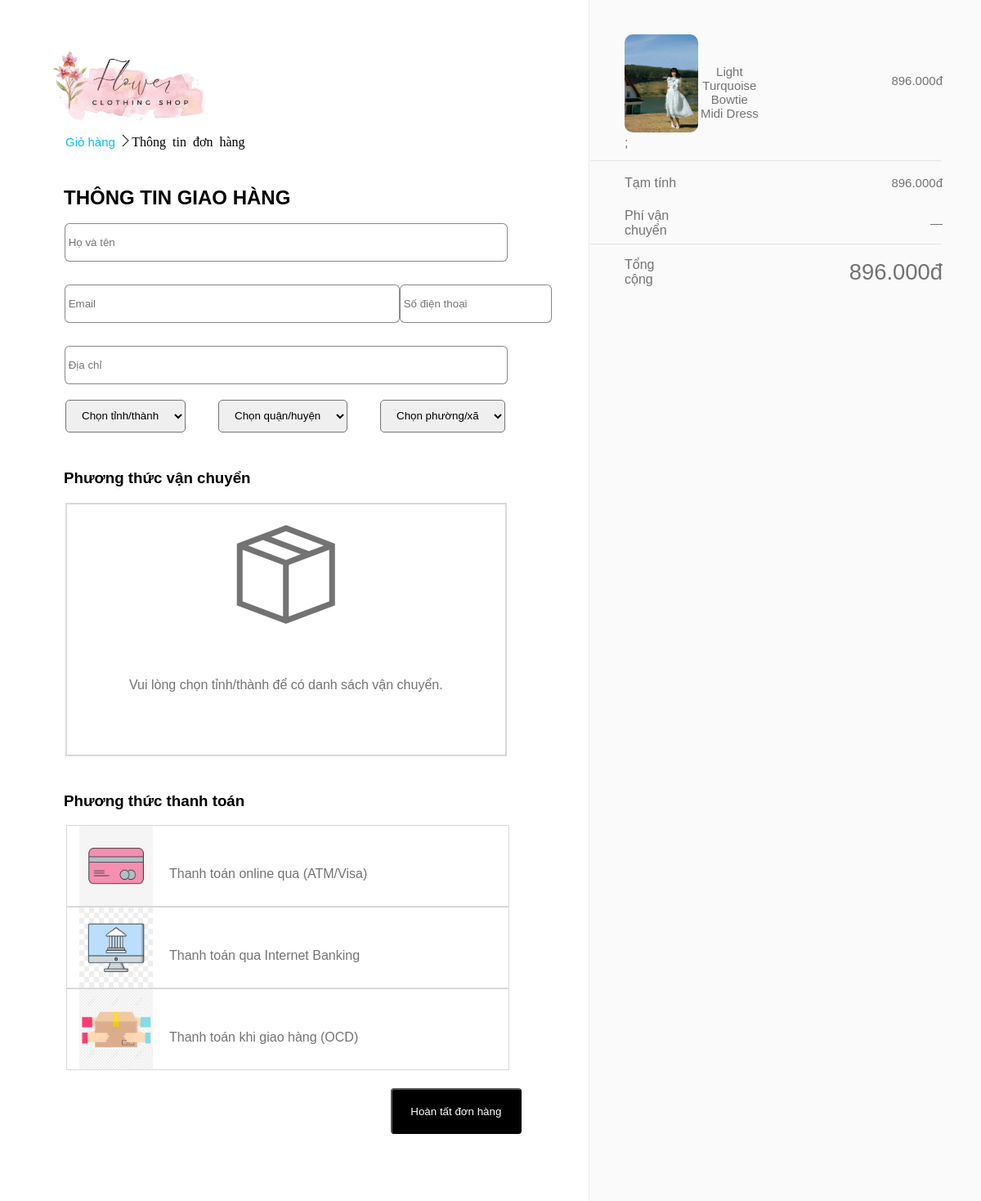
The app's page /frontend/index.php?page=datHang1&id_product=nu1 with its own data.
### tables this page shows
CREATE TABLE `product` (
  `id_product` varchar(100) NOT NULL,
  `name` varchar(100) NOT NULL,
  `price` varchar(100) NOT NULL,
  `img` varchar(100) NOT NULL,
  `img1` varchar(100) NOT NULL,
  `img2` varchar(100) NOT NULL,
  `img3` varchar(100) NOT NULL,
  `description` varchar(1000) NOT NULL,
  `size` varchar(10) NOT NULL
);

### frontend/customer1.php (the view, shortened to what this page needs)
<?php
require 'connect.php';
$id_product = $_GET['id_product'];
$sql = "SELECT * FROM `product` WHERE `id_product` = '$id_product'";
$result = mysqli_query($conn, $sql);
?>
<!DOCTYPE html>
<html>
    <head>
        <link rel="stylesheet" href="./asset/css/style.css">
        <link rel="stylesheet" href="./asset/font/themify-icons/themify-icons.css">
    </head>
    <body>
        <div id="main-info">
            <div class="body-delivery">
            <div class="delivery-info">
                <a href="./banHang.php">
                <img src="./asset/img/logo/logo1.png" alt="" class="logo">
                </a>
            <div class="info-cart">
                <a href="./cart.php" class="">Giỏ hàng</a>
                <i class="ti-angle-right">Thông tin đơn hàng</i>
            </div>
            <h2 class="body-info">
                THÔNG TIN GIAO HÀNG
            </h2>
       <form action="" method="post" name="myForm" enctype="multipart/form-data">
            <div class="name label">
              <input type="text" placeholder=" Họ và tên" id = "name" required name="name">
            </div>
            <div class="contact">
                <ul class="text">
                    <li>
                        <div class="email label">
                            <input type="email" placeholder=" Email" id = "email" required name="email">
                          </div>
                    </li>
                    <li>
                        <div class="tel label">
                            <input type="text" placeholder=" Số điện thoại" id = "numberPhone"
								required   name="numberPhone">
                          </div>
                    </li>
                </ul>
            </div>
            <div class="address label">
                <input type="text" placeholder=" Địa chỉ" id = "address" required name="address">
            </div>
            <div class="section label">
            <select name="tinh" id="tinh">
                <option value="">Chọn tỉnh/thành</option>
            </select>
            <select name="quanhuyen" id="quan">
                <option value="">Chọn quận/huyện</option>
            </select>
            <select name="phuongxa" id="phuong">
                <option value="">Chọn phường/xã</option>
            </select>
            </div>
            <div class="shipping">
                <h3>Phương thức vận chuyển</h3>
                <div class="method-pay">
                <div class="box">
                    <i class="ti-package"></i>
                    <p>Vui lòng chọn tỉnh/thành để có danh sách vận chuyển.</p>
                </div>
            </div>
        </div>
            <div class="pay">
                <h3>Phương thức thanh toán</h3>
                <div class="method-pay">
                    <div class="atm">
                         <img src="./asset/img/atm.png" alt="">
                         <p>Thanh toán online qua (ATM/Visa) </p>
                    </div>
                    <div class="banking">
                        <img src="./asset/img/banking.png" alt="">
                        <p>
                            Thanh toán qua Internet Banking
                        </p>
                    </div>
                    <div class="nhanhang">
                         <img src="./asset/img/giaohang.png" alt="">
                         <p>Thanh toán khi giao hàng (OCD)</p>
                    </div>
                </div>
            </div>
            <div>
                <button id = "submit" name ="submit" type="submit"><p>Hoàn tất đơn hàng</p></button>
            </div>
        </div>
        <hr class="dongke" height="100%" align="center" style="color: #fafafa;"/>
				<?php
            if(mysqli_num_rows($result)>0){
                while($row = mysqli_fetch_array($result)){
?>
        <div class="sliderbar">
            <div class="sliderbar-content">
                <table class="product-table">
                <tbody>
                    <tr class="product">
                        <td class="product-img">
                            <img src="uploadss/<?php echo $row['img']?>" > ;
                        </td>
                        <td class="product-des">
                            <span class="product-des-name"><?php echo $row['name']?></span>
                        </td>
                        <td class="product-price">
                            <span class="order-summary"><?php echo $row['price']?>.000đ</span>
                        </td>
                    </tr>
                </tbody>
            </table>
            <hr class="dongke" width="90%" align="right" />
            <div class="total-body">
            <table class="total-table">
			<tbody>
				<tr class="total-line-table">
				<td class="total-line-name">Tạm tính</td>
				<td class="total-line-price">
				<span class="order-summary">
                    <?php echo $row['price']?>.000đ
				</span>
				</td>
				</tr>
	            <tr class="total-line-table">
			    <td class="total-line-name">Phí vận chuyển</td>
			    <td class="total-line-price">
			    <span class="order-summary">—</span>
			    </td>
                </tr>
			</tbody>
            </table>
            </div>
            <hr class="dongke" width="90%" align="right" />
            <div class="total-body">
                <table class="total-table">
                <tbody>
                    <tr class="total-line-table">
                    <td class="total-line-name">Tổng cộng</td>
                    <td class="total-line-price">
                    <span class="order-summary-too">
                       <?php echo $row['price']?>.000đ
                    </span>
                    </td>
                    </tr>
                </tbody>
                </table>
            </div>
        </div>
        </div>
						<?php
				}
	}
				?>
        </div>
    </body>
</html>

### frontend/asset/css/style.css (style rules this page uses)
* { padding: 0; margin: 0; box-sizing: border-box; }
html { scroll-behavior: smooth; font-family:'Montserrat', sans-serif; }
#main-info { font-family: Helvetica , sans-serif; }
#main-info .info-cart a { color: #00BFFF; text-decoration: none; font-size: 15px; }
#main-info .info-cart { margin-top: 10px; margin-left: 20px; }
#main-info h2, #main-info h3 { margin: 18px; padding-top: 27px; }
#main-info .label input { height: 45px; margin-top: 15px; width: 90%; display: flex; margin-left: 20px; margin-bottom: 15px; border-radius: 5px; box-shadow: 0 0 0 1px #8c8787; border: 0px; text-align: left; }
#main-info .section { height: 40px; margin-top: 15px; display: flex; border-radius: 5px; margin: 20px 40px 0px 20px; }
#tinh , #quan , #phuong { border-radius: 5px; margin: 0 40px 0 0; padding: 0 15px; }
#main-info .text { list-style: none; display: flex; }
#main-info .email { display: flex; width: 230%; position: relative; }
#main-info li .tel { position: absolute; left: 470px; width: 17%; }
i.ti-package { font-size: 120px; }
#main-info .box { text-align: center; width: 112%; border: 1px solid #d9d9d9; box-shadow: 0 0 0 1px #d9d9d9; color: #737373; margin-left: -39px; margin-top: 20px; padding: 26px 0; }
#main-info .box p { padding-top: 66px; }
.body-delivery { display: flex; }
.delivery-info { width: 60%; padding: 60px; }
.delivery-info img { width: 196px; }
.method-pay { margin: 0px 60px; }
.method-pay .atm, .method-pay .banking ,.nhanhang { display: flex; width: 113%; padding: 0px 15px; border: 1px solid #d9d9d9; color: #737373; margin-left: -39px; height: 100px }
.method-pay img { width: 90px; }
#main-info button { float: right; background: #000; color: #fff; border-radius: 4px; font-weight: 500; padding: 1.4em 1.7em; text-align: center; cursor: pointer; margin: 22px; }
.sliderbar { width: 40%; color: #737373 }
.sliderbar { background: #fafafa; }
#main-info .sliderbar-content img { width: 90px; height: 120px; position: relative; border-radius: 10px; }
.product-price { float: right; margin-left: 115px; padding: 48px 45px; font-size: 15px; }
.product-des .product-des-name { display: block; font-size: 15px; text-align: center; }
.product-table { margin: 40px 0 10px 40px ; }
#main-info .dongke { box-shadow: 0 0 0 0px #fafafa; opacity: 0.2; }
.total-table { margin-left: 40px; }
.total-body .order-summary { float: right; margin-left: 180px; padding: 15px 45px; font-size: 15px; }
.order-summary-too { float: right; margin-left: 180px; padding: 15px 45px; font-size: 1.71429em; }
.body-delivery { display: flex; flex-direction: row; }
.method-pay p { padding: 50px 20px; }
.product { padding: 50px 0; }

### records on screen
product: img (picture), name "Light Turquoise Bowtie Midi Dress", price "896"
